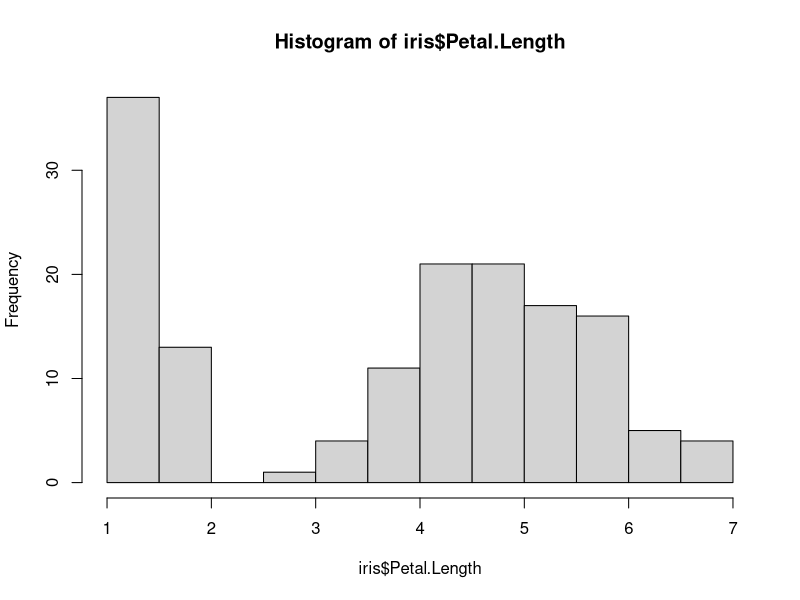
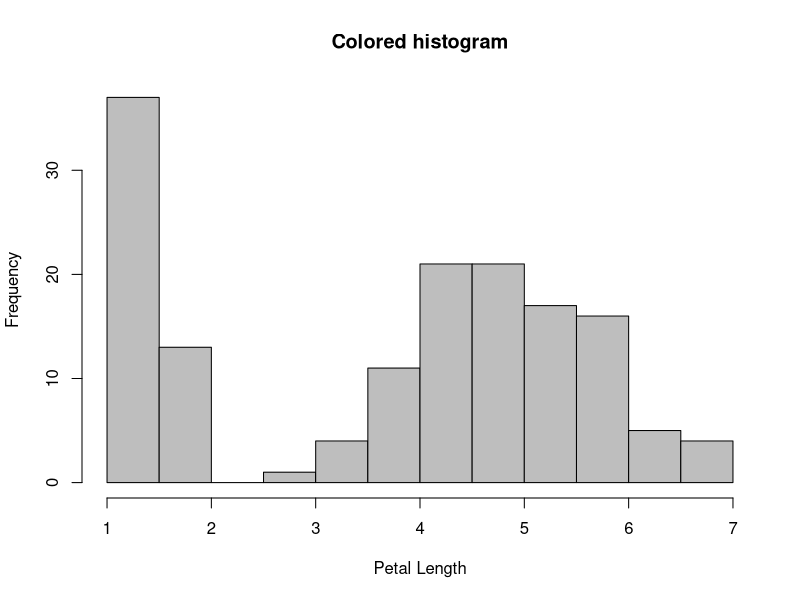
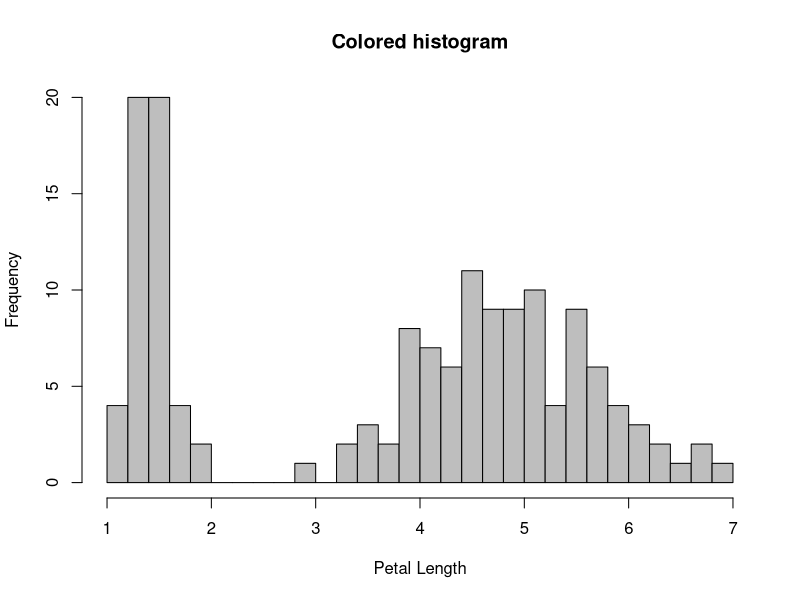
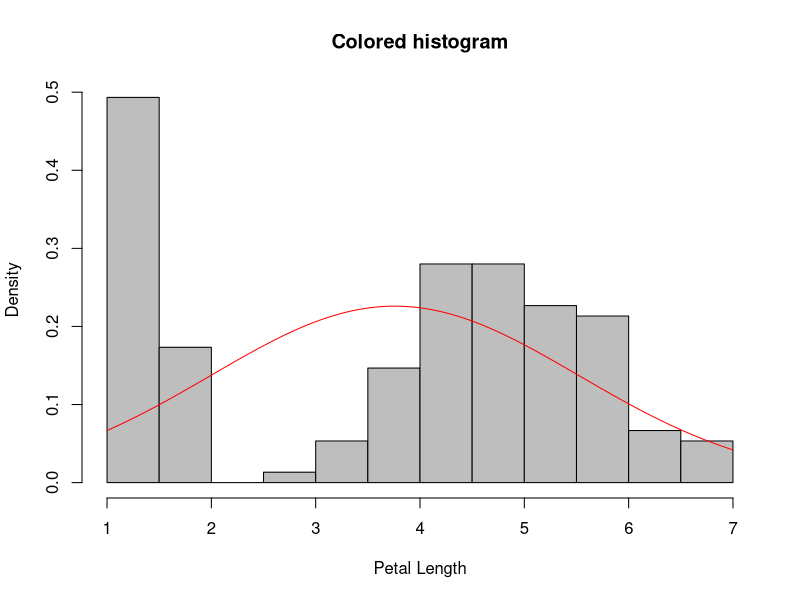
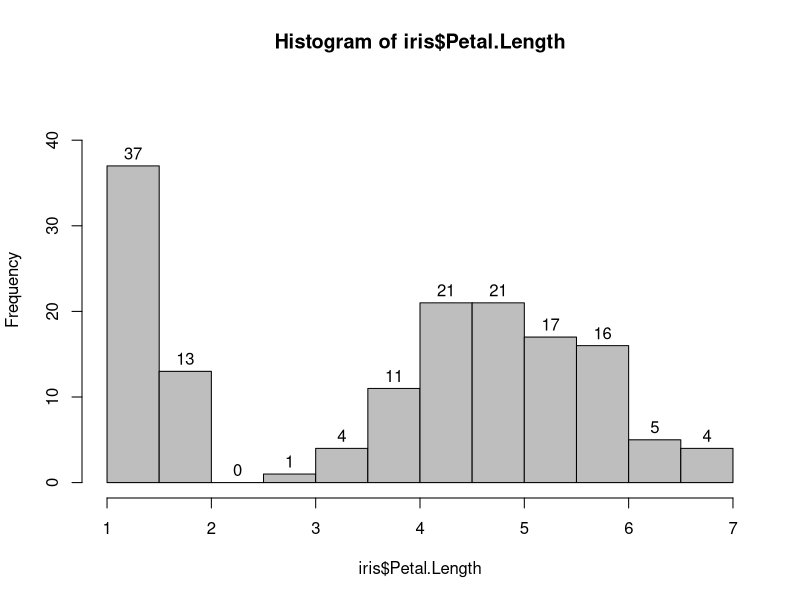
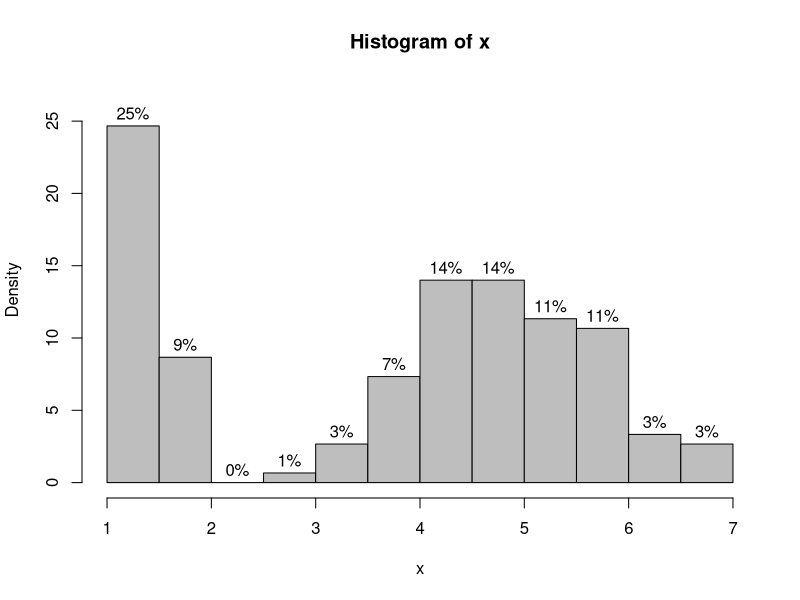
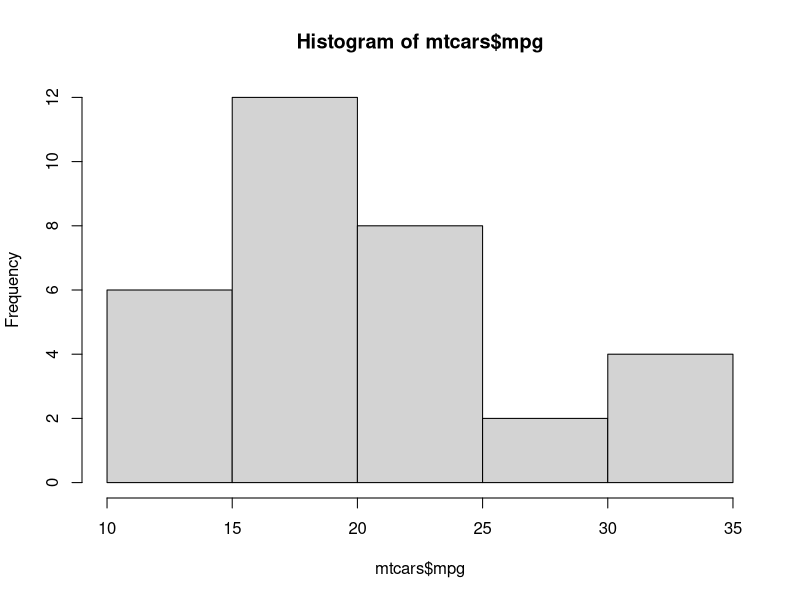
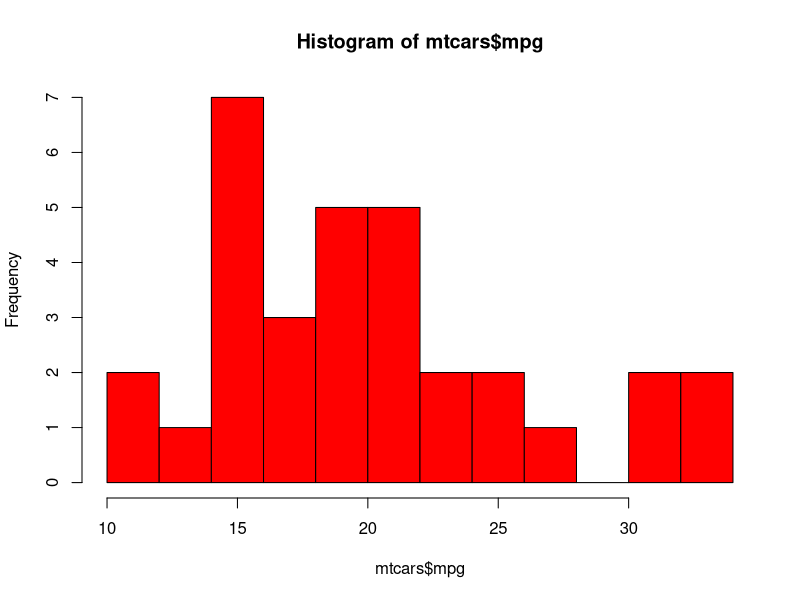

Generate these figures, in order, with R: (Note: this script raises an error after producing the figures.)
## ---- chunk 1
# Histogram
hist(iris$Petal.Length)
hist(iris$Petal.Length, col="gray", xlab="Petal Length", main="Colored histogram")
hist(iris$Petal.Length, breaks=30, col="gray", xlab="Petal Length", main="Colored histogram")

# Histogram with Normal Curve
hist(iris$Petal.Length, freq=FALSE, col="gray", xlab="Petal Length", main="Colored histogram") # density
curve(dnorm(x, mean=mean(iris$Petal.Length), sd=sd(iris$Petal.Length)), add=TRUE, col="red") # add a normal distribution line in histogram

# Histogram with Percentage
hist(iris$Petal.Length, col="gray", labels=TRUE, ylim=c(0,45))

histPercent <- function(x, ...){
  H <- hist(x, plot=FALSE)
  H$density <- with(H, 100*density*diff(breaks)[1])
  labs <- paste(round(H$density),"%",sep="")
  plot(H,freq=FALSE,labels = labs, ylim=c(0,1.08*max(H$density)),...)
}

histPercent(iris$Petal.Length,col="gray")
## ---- chunk 2
# Simple Histogram
hist(mtcars$mpg)
## ---- chunk 3
# Colored Histogram with Different Number of Bins
hist(mtcars$mpg, breaks=12, col="red")
## ---- chunk 4
# Add a Normal Curve (Thanks to Peter Dalgaard)
x <- mtcars$mpg
h<-hist(x, breaks=10, col="red", xlab="Miles Per Gallon",
  	main="Histogram with Normal Curve")
xfit<-seq(min(x),max(x),length=40)
yfit<-dnorm(xfit,mean=mean(x),sd=sd(x))
yfit <- yfit*diff(h$mids[1:2])*length(x)
lines(xfit, yfit, col="blue", lwd=2)
## ---- chunk 5
# Kernel Density Plot
d <- density(mtcars$mpg) # returns the density data
plot(d) # plots the results
## ---- chunk 6
# Filled Density Plot
d <- density(mtcars$mpg)
plot(d, main="Kernel Density of Miles Per Gallon")
polygon(d, col="red", border="blue")
## ---- chunk 7
# Compare MPG distributions for cars with
# 4,6, or 8 cylinders
library(sm)
attach(mtcars)

# create value labels
cyl.f <- factor(cyl, levels= c(4,6,8),
  labels = c("4 cylinder", "6 cylinder", "8 cylinder"))

# plot densities
sm.density.compare(mpg, cyl, xlab="Miles Per Gallon")
title(main="MPG Distribution by Car Cylinders")

# add legend via mouse click
colfill<-c(2:(2+length(levels(cyl.f))))
legend(locator(1), levels(cyl.f), fill=colfill)
